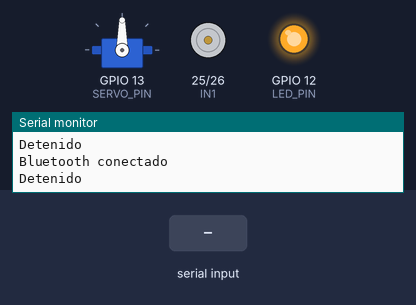
Recording of a sketch running on a simulated ESP32. Shown: servo, motor-driver pin pairs drawn as motors (green arrow = first pin HIGH = forward, orange = second pin HIGH = backward, longer = more drive, scaled by the enable pin), output pins drawn as LEDs (lit = HIGH), the last lines printed to the serial monitor. The test bench sets the inputs (shaded band). Nothing arrives over Bluetooth unless stated.

Above: at 1.2 s.
1.3 s: "F\n" received over the second serial link
At 2.5 s:
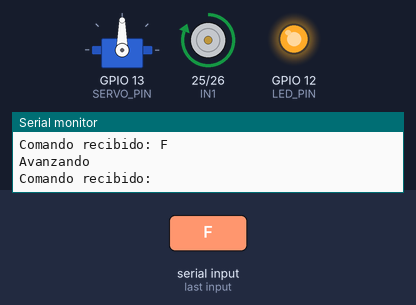
2.8 s: "B\n" received over the second serial link
At 3.6 s:
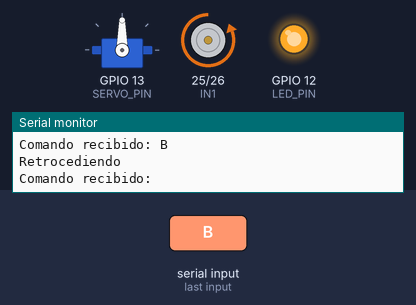
4.3 s: "I\n" received over the second serial link
At 5.0 s:
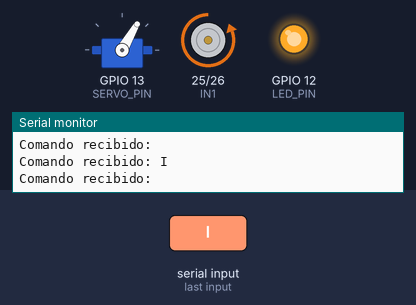
5.8 s: "S\n" received over the second serial link
At 7.0 s:
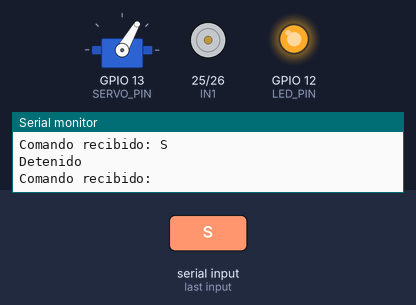
7.3 s: "R\n" received over the second serial link
At 8.3 s:
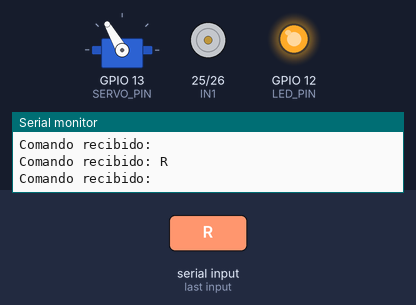
8.8 s: "F\n" received over the second serial link
At 9.5 s:
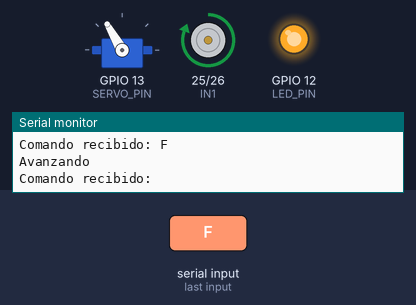
Timing chart, 0 to 11.3 s (numbered marks = the images above; inputs shaded):
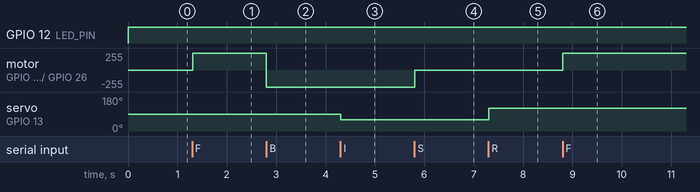

The sketch:

Cybertruck_ESP32.ino
```cpp
#include <BluetoothSerial.h>
#include <ESP32Servo.h>

BluetoothSerial SerialBT;
Servo miServo;

// ---------- Pines ----------
#define IN1 25
#define IN2 26
#define ENA 27
#define SERVO_PIN 13
#define LED_PIN 12
#define BAT_PIN 32          // ADC1 -> divisor de voltaje

// ---------- Divisor de voltaje (5.1 kohm arriba, 2 kohm abajo) ----------
const float R1 = 5100.0;
const float R2 = 2000.0;
const float FACTOR_CAL = 1.00;   // Ajustar comparando con el multimetro

// ---------- Opciones de medicion ----------
const unsigned long INTERVALO_ENVIO = 2000;  // ms entre envios a la app
const unsigned long TIEMPO_REPOSO   = 2500;  // esperar antes de medir tras movimiento
const float ALFA = 0.02;                     // suavizado de lectura

float vBateria = 0;
float vPinUlt = 0;
bool lecturaValida = false;
bool filtroReiniciar = true;
bool motorActivo = false;
unsigned long ultimaActividad = 0;
unsigned long ultimoEnvio = 0;
unsigned long ultimoDebug = 0;
bool estabaConectado = false;

void setup() {
  Serial.begin(115200);
  SerialBT.begin("Cybertruck");
  Serial.println("Esperando conexion Bluetooth...");

  pinMode(IN1, OUTPUT);
  pinMode(IN2, OUTPUT);
  pinMode(ENA, OUTPUT);
  pinMode(LED_PIN, OUTPUT);
  pinMode(BAT_PIN, INPUT);
  analogSetPinAttenuation(BAT_PIN, ADC_11db);

  miServo.attach(SERVO_PIN);
  detener();
  miServo.write(90);
}

void loop() {
  bool conectado = SerialBT.hasClient();

  if (conectado && !estabaConectado) {
    Serial.println("Bluetooth conectado");
    detener();
    miServo.write(90);
    digitalWrite(LED_PIN, HIGH);
    while (SerialBT.available()) SerialBT.read();
    ultimoEnvio = millis() - INTERVALO_ENVIO;
  }

  if (!conectado && estabaConectado) {
    Serial.println("Bluetooth desconectado");
    detener();
    miServo.write(90);
    digitalWrite(LED_PIN, LOW);
    while (SerialBT.available()) SerialBT.read();
  }

  estabaConectado = conectado;

  if (conectado && SerialBT.available()) {
    char c = SerialBT.read();
    Serial.print("Comando recibido: ");
    Serial.println(c);
    procesarComando(c);
  }

  actualizarBateria();

  if (conectado && lecturaValida && millis() - ultimoEnvio >= INTERVALO_ENVIO) {
    ultimoEnvio = millis();
    SerialBT.print("BAT:");
    SerialBT.print(porcentajeBateria(vBateria));
    SerialBT.print('\n');
  }

  if (lecturaValida && millis() - ultimoDebug >= 2000) {
    ultimoDebug = millis();
    bool reposo = !motorActivo && (millis() - ultimaActividad >= TIEMPO_REPOSO);
    Serial.printf("Pin GPIO32: %.3f V | Bateria: %.2f V | %.2f V/celda | %d %% | reposo:%s\n",
                  vPinUlt, vBateria, vBateria / 2.0, porcentajeBateria(vBateria),
                  reposo ? "SI" : "NO");
  }

  delay(10);
}

// ================= BATERIA =================

void actualizarBateria() {
  // Durante el movimiento y unos segundos despues, conservar la ultima lectura estable.
  if (motorActivo || millis() - ultimaActividad < TIEMPO_REPOSO) {
    filtroReiniciar = true;
    return;
  }

  long suma = 0;
  for (int i = 0; i < 16; i++) {
    suma += analogReadMilliVolts(BAT_PIN);
    delayMicroseconds(200);
  }

  float vPin = (suma / 16.0) / 1000.0;
  vPinUlt = vPin;
  float v = vPin * ((R1 + R2) / R2) * FACTOR_CAL;

  if (!lecturaValida || filtroReiniciar) {
    vBateria = v;
    lecturaValida = true;
    filtroReiniciar = false;
  } else {
    vBateria = vBateria * (1.0 - ALFA) + v * ALFA;
  }
}

int porcentajeBateria(float v) {
  float vc = v / 2.0;  // voltaje aproximado por celda para un paquete 2S
  if (vc >= 4.20) return 100;
  if (vc >= 4.10) return (int)(90 + (vc - 4.10) / 0.10 * 10);
  if (vc >= 4.00) return (int)(80 + (vc - 4.00) / 0.10 * 10);
  if (vc >= 3.90) return (int)(60 + (vc - 3.90) / 0.10 * 20);
  if (vc >= 3.80) return (int)(40 + (vc - 3.80) / 0.10 * 20);
  if (vc >= 3.70) return (int)(20 + (vc - 3.70) / 0.10 * 20);
  if (vc >= 3.50) return (int)(5 + (vc - 3.50) / 0.20 * 15);
  if (vc >= 3.30) return (int)((vc - 3.30) / 0.20 * 5);
  return 0;
}

// ================= CONTROL DEL CARRO =================

void procesarComando(char cmd) {
  if (cmd == 'F' || cmd == 'B' || cmd == 'S' || cmd == 'I' || cmd == 'R' || cmd == 'C') {
    ultimaActividad = millis();
  }

  switch (cmd) {
    case 'F': avanzar(); break;
    case 'B': retroceder(); break;
    case 'S': detener(); break;
    case 'I': miServo.write(60); break;
    case 'R': miServo.write(120); break;
    case 'C': miServo.write(90); break;
    default: break;
  }
}

void avanzar() {
  digitalWrite(IN1, HIGH);
  digitalWrite(IN2, LOW);
  analogWrite(ENA, 255);
  motorActivo = true;
  Serial.println("Avanzando");
}

void retroceder() {
  digitalWrite(IN1, LOW);
  digitalWrite(IN2, HIGH);
  analogWrite(ENA, 255);
  motorActivo = true;
  Serial.println("Retrocediendo");
}

void detener() {
  digitalWrite(IN1, LOW);
  digitalWrite(IN2, LOW);
  analogWrite(ENA, 0);
  motorActivo = false;
  Serial.println("Detenido");
}
```

Measured:
- after the input at 1.3 s, motor on GPIO 25 (IN1) / GPIO 26 (IN2): stopped → forward 255/255 at once
- after the input at 2.8 s, motor on GPIO 25 (IN1) / GPIO 26 (IN2): forward 255/255 → backward 255/255 at once
- after the input at 4.3 s, servo on GPIO 13 (SERVO_PIN): 90° → 60° at once
- after the input at 5.8 s, motor on GPIO 25 (IN1) / GPIO 26 (IN2): backward 255/255 → stopped at once
- after the input at 7.3 s, servo on GPIO 13 (SERVO_PIN): 60° → 120° at once
- after the input at 8.8 s, motor on GPIO 25 (IN1) / GPIO 26 (IN2): stopped → forward 255/255 at once
